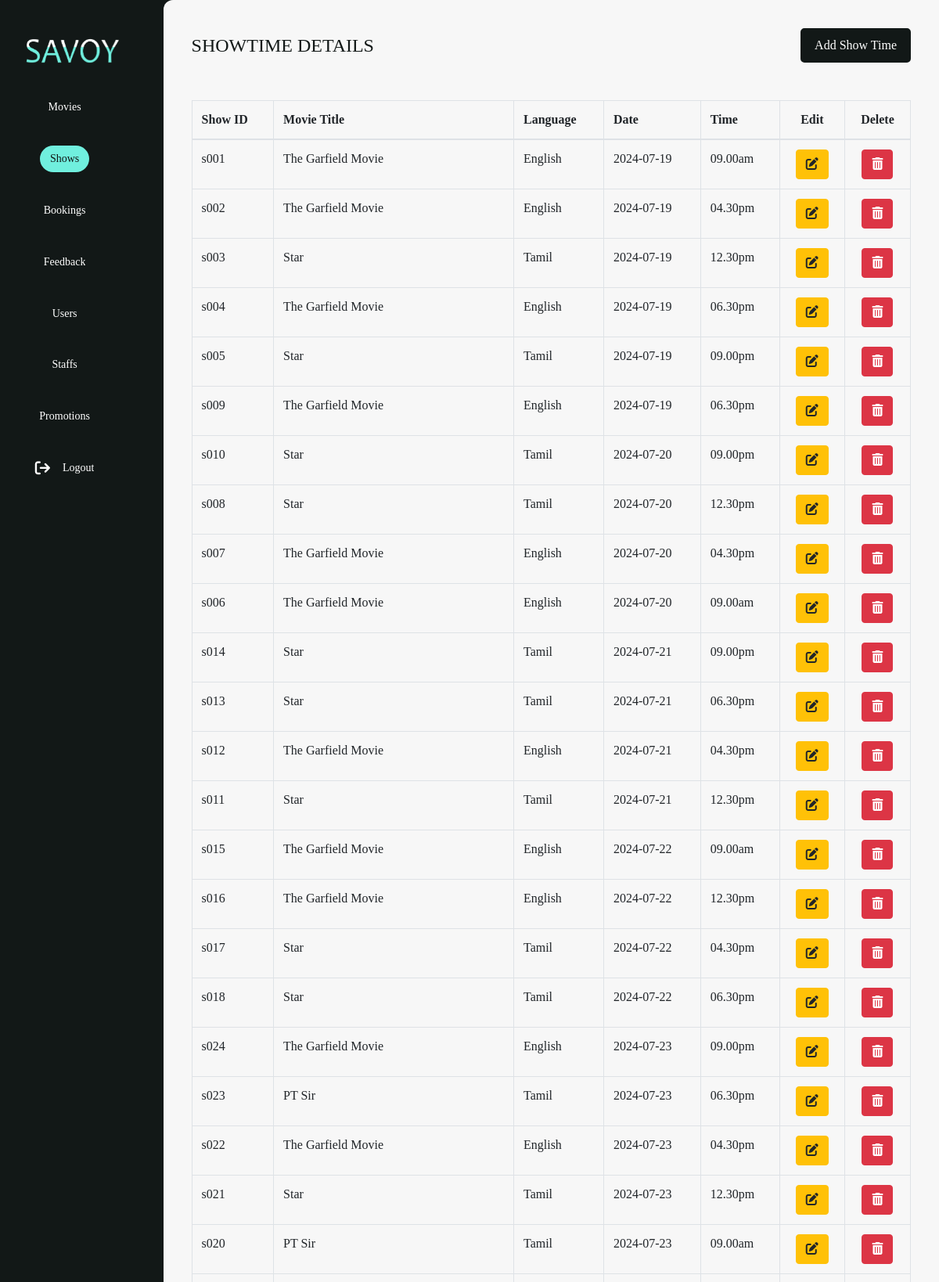
/theatre_team/showtime.php (upper part), run on the app's committed database.
### tables this page shows
CREATE TABLE `showtimes` (
  `show_id` varchar(4) NOT NULL,
  `movie_id` varchar(4) NOT NULL,
  `date` date NOT NULL,
  `time` varchar(8) NOT NULL
);

CREATE TABLE `movies` (
  `movie_id` varchar(4) NOT NULL,
  `movie_title` varchar(100) NOT NULL,
  `movie_card_poster` varchar(255) NOT NULL,
  `movie_poster` varchar(255) NOT NULL,
  `language` varchar(45) NOT NULL,
  `movie_cast` varchar(500) NOT NULL,
  `genre` varchar(255) NOT NULL,
  `storyplot` varchar(500) NOT NULL,
  `rating` int(1) NOT NULL,
  `movie_trailer` varchar(255) NOT NULL,
  `duration` varchar(14) NOT NULL,
  `released_date` date NOT NULL,
  `current_movies` tinyint(1) NOT NULL,
  `upcoming_movies` tinyint(1) NOT NULL
);

### theatre_team/showtime.php (the view, shortened to what this page needs)
<!DOCTYPE html>
<html lang="en">
<head>
    <link href="https://maxcdn.bootstrapcdn.com/bootstrap/4.5.2/css/bootstrap.min.css" rel="stylesheet">
    <link rel="stylesheet" href="https://cdnjs.cloudflare.com/ajax/libs/font-awesome/6.0.0-beta3/css/all.min.css" />
    <link rel="stylesheet" href="../css/styles.css" />
    <link rel="stylesheet" href="./css/admin_dashboard.css" />
</head>
<body>
    <div class="flex">
        <div class="sidebar">
            <div class="fixed">
                <div class="logo">
                    <img src="../Images/logo.png" alt="Logo" />
                </div>
                <ul class="menu">
                    <li>
                        <a href="admin.php">
                            <span>Movies</span>
                        </a>
                    </li>
                    <li>
                        <a href="showtime.php" class="active">
                            <span>Shows</span>
                        </a>
                    </li>
                    <li>
                        <a href="booking.php">
                            <span>Bookings</span>
                        </a>
                    </li>
                    <li>
                        <a href="feedback.php">
                            <span>Feedback</span>
                        </a>
                    </li>
                    <li>
                        <a href="user.php">
                            <span>Users</span>
                        </a>
                    </li>
                    <li>
                        <a href="staff.php">
                            <span>Staffs</span>
                        </a>
                    </li>
                    <li>
                        <a href="promotion.php">
                            <span>Promotions</span>
                        </a>
                    </li>
                    <li>
                        <a href="logout.php">
                            <i class="fa fa-sign-out"></i>
                            <span>Logout</span>
                        </a>
                    </li>
                </ul>
            </div>
        </div>
        <div class="showtime_details_admin">
            <div class="card-body" id="moviesSection">
                <div class="showtime_head">
                    <h2>
                        SHOWTIME DETAILS
                    </h2>
                    <button class="addShow">Add Show Time</button>
                </div>
                <div class="responsive-table">
                    <?php
                    require "../php/db_connection.php";
                    $query = $db->query("SELECT movies.movie_title, movies.language, showtimes.show_id, showtimes.date, showtimes.time FROM showtimes JOIN movies ON showtimes.movie_id = movies.movie_id  ORDER BY showtimes.date ASC");
                    if ($query->num_rows > 0) {
                        echo "<table border='1' class='table table-bordered' width='100%' cellspacing='0'>";
                        echo "<thead>";
                        echo "<tr>";
                        echo "<th>Show ID</th>";
                        echo "<th>Movie Title</th>";
                        echo "<th>Language</th>";
                        echo "<th>Date</th>";
                        echo "<th>Time</th>";
                        echo "<th class='text-center'>Edit</th>";
                        echo "<th class='text-center'>Delete</th>";
                        echo "</tr>";
                        echo "</thead>";
                        echo "<tbody>";
                        while ($row = $query->fetch_assoc()) {
                            echo "<tr>";
                            echo "<td>" . $row["show_id"] . "</td>";
                            echo "<td>" . $row["movie_title"] . "</td>";
                            echo "<td>" . $row["language"] . "</td>";
                            echo "<td>" . $row["date"] . "</td>";
                            echo "<td>" . $row["time"] . "</td>";
                            echo "<form method='post' onsubmit=\"return confirm('Are you sure?');\">";
                            echo "<td class='text-center'><button class='btn btn-warning edit-btn'><i class='fas fa-edit'></i></button></td>";
                            echo "<td class='text-center'><button type='submit' class='btn btn-danger delete-btn'><i class='fas fa-trash-alt'></i></button></td>";
                            echo "</form>";
                            echo "</tr>";
                        }
                    }
                    ?>
                </div>
            </div>
        </div>
    </div>
</body>
</html>

### css/styles.css (style rules this page uses)
:root { --white: #fff; --darkBg: #121817; --lightGreenBlue: #70efde; }
body { margin: 0; padding: 0; font-family: "Candara"; background-color: var(--darkBg); }
.logo { color: var(--lightGreenBlue); font-size: 24px; font-weight: bold; }

### theatre_team/css/admin_dashboard.css (style rules this page uses)
.flex { display: flex; }
.sidebar { height: 100vh; width: 30vh; padding: 0 2rem; color: var(--white); transition: all 0.5s linear; background: var(--darkBg); }
.logo img { height: 32px; margin-bottom: 2rem; }
.menu { position: fixed; display: flex; align-items: center; flex-direction: column; gap: 1rem; list-style: none; padding: 0; }
.fixed { position: fixed; margin-top: 3rem; }
.menu li a { text-align: center; margin: 8px auto; padding: 0.4rem 0.8rem; transition: all 0.5s ease-in-out; text-decoration: none; }
.menu li a:hover, .active { background: var(--lightGreenBlue); color: var(--darkBg) !important; border-radius: 50px; }
.menu a { color: var(--white); font-size: 14px; text-decoration: none; display: flex; align-items: center; gap: 1rem; }
.menu a span { overflow: hidden; }
.menu a i { font-size: 1.2rem; }
.movies_details_admin, .showtime_details_admin, .booking_details_admin, .user_details_admin, .staff_details_admin { top: 0; background: #f7f7f7; border-top-left-radius: 12px; border-bottom-left-radius: 12px; width: 100%; padding: 1rem; z-index: 1000; }
.card-body { padding: 20px; }
.addMovie, .addShow, .addNewStaff { background-color: var(--darkBg); color: var(--white); padding: 0.5rem 1rem; border-radius: 5px; border: 2px solid var(--darkBg); cursor: pointer; transition: background-color 0.3s ease; margin-left: auto; }
.movie_head, .showtime_head, .booking_head, .user_head, .staff_head { display: flex; align-items: center; justify-content: space-between; margin-bottom: 3rem; gap: 10px; }
.movie_head h2, .showtime_head h2, .booking_head h2, .user_head h2, .staff_head h2 { font-size: 1.5rem; color: var(--darkBg); margin-bottom: 0; }

### data on the page
showtimes: show_id "s001", movie.movie_title "The Garfield Movie", movie.language "English", date "2024-07-19", time "09.00am"
showtimes: show_id "s002", movie.movie_title "The Garfield Movie", movie.language "English", date "2024-07-19", time "04.30pm"
showtimes: show_id "s003", movie.movie_title "Star", movie.language "Tamil", date "2024-07-19", time "12.30pm"
showtimes: show_id "s004", movie.movie_title "The Garfield Movie", movie.language "English", date "2024-07-19", time "06.30pm"
showtimes: show_id "s005", movie.movie_title "Star", movie.language "Tamil", date "2024-07-19", time "09.00pm"
showtimes: show_id "s009", movie.movie_title "The Garfield Movie", movie.language "English", date "2024-07-19", time "06.30pm"
showtimes: show_id "s010", movie.movie_title "Star", movie.language "Tamil", date "2024-07-20", time "09.00pm"
showtimes: show_id "s008", movie.movie_title "Star", movie.language "Tamil", date "2024-07-20", time "12.30pm"
showtimes: show_id "s007", movie.movie_title "The Garfield Movie", movie.language "English", date "2024-07-20", time "04.30pm"
showtimes: show_id "s006", movie.movie_title "The Garfield Movie", movie.language "English", date "2024-07-20", time "09.00am"
showtimes: show_id "s014", movie.movie_title "Star", movie.language "Tamil", date "2024-07-21", time "09.00pm"
showtimes: show_id "s013", movie.movie_title "Star", movie.language "Tamil", date "2024-07-21", time "06.30pm"
showtimes: show_id "s012", movie.movie_title "The Garfield Movie", movie.language "English", date "2024-07-21", time "04.30pm"
showtimes: show_id "s011", movie.movie_title "Star", movie.language "Tamil", date "2024-07-21", time "12.30pm"
showtimes: show_id "s015", movie.movie_title "The Garfield Movie", movie.language "English", date "2024-07-22", time "09.00am"
showtimes: show_id "s016", movie.movie_title "The Garfield Movie", movie.language "English", date "2024-07-22", time "12.30pm"
showtimes: show_id "s017", movie.movie_title "Star", movie.language "Tamil", date "2024-07-22", time "04.30pm"
showtimes: show_id "s018", movie.movie_title "Star", movie.language "Tamil", date "2024-07-22", time "06.30pm"
showtimes: show_id "s024", movie.movie_title "The Garfield Movie", movie.language "English", date "2024-07-23", time "09.00pm"
showtimes: show_id "s023", movie.movie_title "PT Sir", movie.language "Tamil", date "2024-07-23", time "06.30pm"
showtimes: show_id "s022", movie.movie_title "The Garfield Movie", movie.language "English", date "2024-07-23", time "04.30pm"
showtimes: show_id "s021", movie.movie_title "Star", movie.language "Tamil", date "2024-07-23", time "12.30pm"
showtimes: show_id "s020", movie.movie_title "PT Sir", movie.language "Tamil", date "2024-07-23", time "09.00am"
